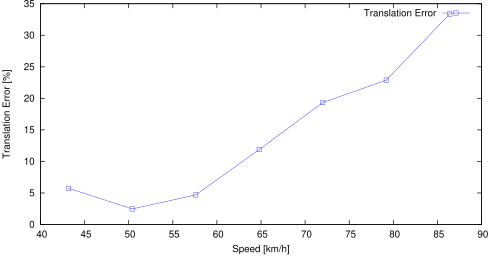

Recreate this plot in gnuplot.
set term postscript eps enhanced color
set output "01_ts.eps"
set size ratio 0.5
set yrange [0:*]
set xlabel "Speed [km/h]"
set ylabel "Translation Error [%]"
plot "01_ts.txt" using ($1*3.6):($2*100) title 'Translation Error' lc rgb "#0000FF" pt 4 w linespoints
